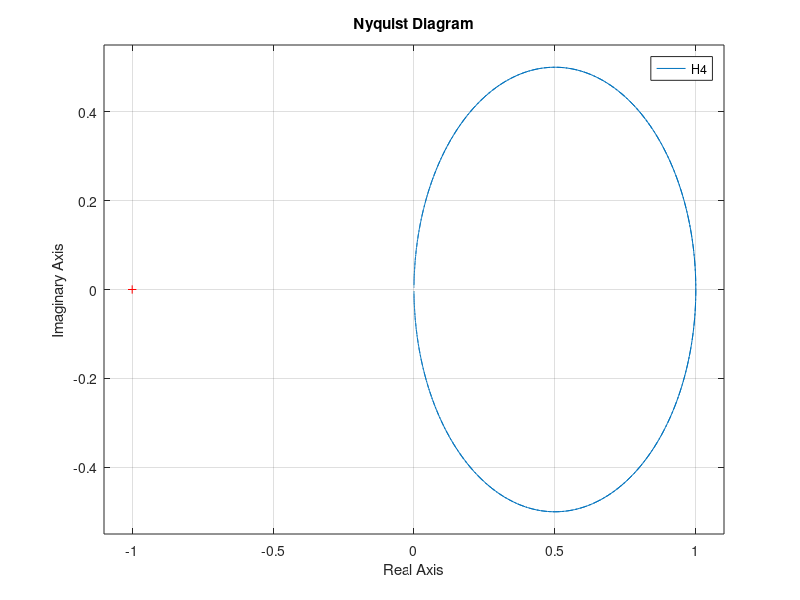

Recreate this plot in MATLAB.
%% ex
H = tf(400,conv([1 2 0], [1 50]));
nyquist(H);
%% H1
H1 = tf(4, [0.3 1 1]);
nyquist(H1);
w = 0.3;
T = 2*pi/w;
t = 0:T/50:T*10;
u = sin(w*t);
%lsim(H1,u,t);grid;shg
%% H2
H2 = tf([1 0 4], [0.3 1 1]);
nyquist(H2);
w = 0.3;
T = 2*pi/w;
t = 0:T/50:T*10;
u = sin(w*t);
lsim(H2,u,t);grid;shg
%% H3 
H3 = tf([1 0 0], [0.3 1 1]);
nyquist(H3);
%% H4
H4 = tf([1 0], [0.3 1 1]);
nyquist(H4);
